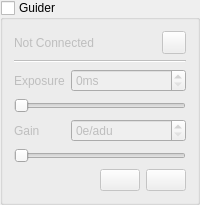
         <widget class="QGroupBox" name="guider_group">
          <property name="sizePolicy">
           <sizepolicy hsizetype="Preferred" vsizetype="Fixed">
            <horstretch>0</horstretch>
            <verstretch>0</verstretch>
           </sizepolicy>
          </property>
          <property name="title">
           <string>Guider</string>
          </property>
          <property name="checkable">
           <bool>true</bool>
          </property>
          <property name="checked">
           <bool>false</bool>
          </property>
          <layout class="QVBoxLayout" name="verticalLayout_2">
           <item>
            <layout class="QHBoxLayout" name="horizontallayout_10">
             <item>
              <widget class="QLabel" name="guider_name_label">
               <property name="sizePolicy">
                <sizepolicy hsizetype="Ignored" vsizetype="Preferred">
                 <horstretch>0</horstretch>
                 <verstretch>0</verstretch>
                </sizepolicy>
               </property>
               <property name="text">
                <string>Not Connected</string>
               </property>
               <property name="wordWrap">
                <bool>true</bool>
               </property>
              </widget>
             </item>
             <item>
              <widget class="QToolButton" name="guider_settings_btn">
               <property name="sizePolicy">
                <sizepolicy hsizetype="Fixed" vsizetype="Preferred">
                 <horstretch>0</horstretch>
                 <verstretch>0</verstretch>
                </sizepolicy>
               </property>
               <property name="text">
                <string/>
               </property>
               <property name="icon">
                <iconset resource="resources/res.qrc">
                 <normaloff>:/icons/ic_settings_white_48px.svg</normaloff>:/icons/ic_settings_white_48px.svg</iconset>
               </property>
               <property name="popupMode">
                <enum>QToolButton::InstantPopup</enum>
               </property>
              </widget>
             </item>
            </layout>
           </item>
           <item>
            <widget class="QFrame" name="guide_frame">
             <property name="frameShape">
              <enum>QFrame::NoFrame</enum>
             </property>
             <property name="frameShadow">
              <enum>QFrame::Plain</enum>
             </property>
             <property name="lineWidth">
              <number>0</number>
             </property>
             <layout class="QFormLayout" name="formLayout_3">
              <property name="leftMargin">
               <number>0</number>
              </property>
              <property name="topMargin">
               <number>0</number>
              </property>
              <property name="rightMargin">
               <number>0</number>
              </property>
              <property name="bottomMargin">
               <number>0</number>
              </property>
              <item row="0" column="0" colspan="2">
               <widget class="Line" name="guider_line">
                <property name="orientation">
                 <enum>Qt::Horizontal</enum>
                </property>
               </widget>
              </item>
              <item row="1" column="0">
               <widget class="QLabel" name="guider_exposure_label">
                <property name="sizePolicy">
                 <sizepolicy hsizetype="Fixed" vsizetype="Preferred">
                  <horstretch>0</horstretch>
                  <verstretch>0</verstretch>
                 </sizepolicy>
                </property>
                <property name="text">
                 <string>Exposure</string>
                </property>
               </widget>
              </item>
              <item row="1" column="1">
               <widget class="QSpinBox" name="guider_exposure_spinbox">
                <property name="sizePolicy">
                 <sizepolicy hsizetype="MinimumExpanding" vsizetype="Fixed">
                  <horstretch>0</horstretch>
                  <verstretch>0</verstretch>
                 </sizepolicy>
                </property>
                <property name="focusPolicy">
                 <enum>Qt::StrongFocus</enum>
                </property>
                <property name="suffix">
                 <string>ms</string>
                </property>
               </widget>
              </item>
              <item row="2" column="0" colspan="2">
               <widget class="QSlider" name="guider_exposure_slider">
                <property name="sizePolicy">
                 <sizepolicy hsizetype="Minimum" vsizetype="Fixed">
                  <horstretch>0</horstretch>
                  <verstretch>0</verstretch>
                 </sizepolicy>
                </property>
                <property name="focusPolicy">
                 <enum>Qt::StrongFocus</enum>
                </property>
                <property name="orientation">
                 <enum>Qt::Horizontal</enum>
                </property>
               </widget>
              </item>
              <item row="3" column="0">
               <widget class="QLabel" name="guider_gain_label">
                <property name="sizePolicy">
                 <sizepolicy hsizetype="Fixed" vsizetype="Preferred">
                  <horstretch>0</horstretch>
                  <verstretch>0</verstretch>
                 </sizepolicy>
                </property>
                <property name="text">
                 <string>Gain</string>
                </property>
               </widget>
              </item>
              <item row="3" column="1">
               <widget class="QSpinBox" name="guider_gain_spinbox">
                <property name="sizePolicy">
                 <sizepolicy hsizetype="MinimumExpanding" vsizetype="Fixed">
                  <horstretch>0</horstretch>
                  <verstretch>0</verstretch>
                 </sizepolicy>
                </property>
                <property name="focusPolicy">
                 <enum>Qt::StrongFocus</enum>
                </property>
                <property name="suffix">
                 <string>e/adu</string>
                </property>
                <property name="maximum">
                 <number>600</number>
                </property>
               </widget>
              </item>
              <item row="4" column="0" colspan="2">
               <widget class="QSlider" name="guider_gain_slider">
                <property name="sizePolicy">
                 <sizepolicy hsizetype="Minimum" vsizetype="Fixed">
                  <horstretch>0</horstretch>
                  <verstretch>0</verstretch>
                 </sizepolicy>
                </property>
                <property name="focusPolicy">
                 <enum>Qt::StrongFocus</enum>
                </property>
                <property name="orientation">
                 <enum>Qt::Horizontal</enum>
                </property>
               </widget>
              </item>
              <item row="5" column="0" colspan="2">
               <layout class="QHBoxLayout" name="horizontallayout_7">
                <item>
                 <spacer name="guider_spacer">
                  <property name="orientation">
                   <enum>Qt::Horizontal</enum>
                  </property>
                  <property name="sizeHint" stdset="0">
                   <size>
                    <width>40</width>
                    <height>20</height>
                   </size>
                  </property>
                 </spacer>
                </item>
                <item>
                 <widget class="QPushButton" name="guider_loop_button">
                  <property name="sizePolicy">
                   <sizepolicy hsizetype="Fixed" vsizetype="Fixed">
                    <horstretch>0</horstretch>
                    <verstretch>0</verstretch>
                   </sizepolicy>
                  </property>
                  <property name="icon">
                   <iconset resource="resources/res.qrc">
                    <normaloff>:/icons/ic_replay_white_48px.svg</normaloff>:/icons/ic_replay_white_48px.svg</iconset>
                  </property>
                  <property name="iconSize">
                   <size>
                    <width>32</width>
                    <height>32</height>
                   </size>
                  </property>
                  <property name="checkable">
                   <bool>true</bool>
                  </property>
                  <property name="autoDefault">
                   <bool>true</bool>
                  </property>
                 </widget>
                </item>
                <item>
                 <widget class="QPushButton" name="guider_start_button">
                  <property name="enabled">
                   <bool>false</bool>
                  </property>
                  <property name="sizePolicy">
                   <sizepolicy hsizetype="Fixed" vsizetype="Fixed">
                    <horstretch>0</horstretch>
                    <verstretch>0</verstretch>
                   </sizepolicy>
                  </property>
                  <property name="icon">
                   <iconset resource="resources/res.qrc">
                    <normaloff>:/icons/ic_play_arrow_white_48px.svg</normaloff>:/icons/ic_play_arrow_white_48px.svg</iconset>
                  </property>
                  <property name="iconSize">
                   <size>
                    <width>32</width>
                    <height>32</height>
                   </size>
                  </property>
                  <property name="checkable">
                   <bool>true</bool>
                  </property>
                  <property name="autoDefault">
                   <bool>true</bool>
                  </property>
                 </widget>
                </item>
               </layout>
              </item>
             </layout>
            </widget>
           </item>
          </layout>
         </widget>
